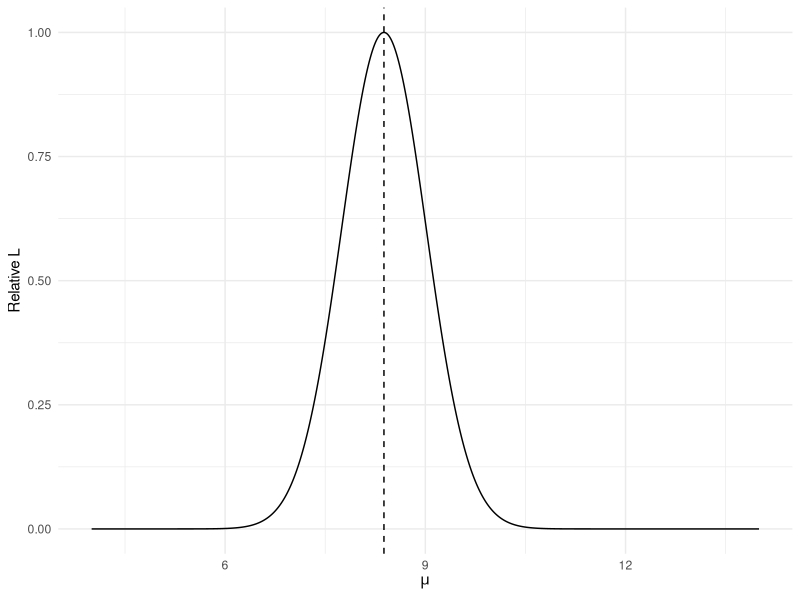

Generate this figure with R: (Note: this script raises an error after producing the figure.)
## ---- chunk 1
library(ggplot2)
library(viridis)
## ---- chunk 2
y <- c(11.8, 6.1, 7.1, 11.1, 5.8)
s2 <- 2
mu <- seq(4, 14, by = .01)
logL <- sapply(mu, function(m) -sum((y - m)^2) / (2 * s2))
likelihood_data <- data.frame(mu = mu, relative_L = exp(logL - max(logL)))
ggplot(likelihood_data, aes(x = mu, y = relative_L)) +
    geom_line() +
    geom_vline(xintercept = mean(y), linetype = "dashed") +
    labs(x = expression(mu), y = "Relative L") +
    theme_minimal()
## ---- chunk 3
set.seed(12345)
n_families <- 500

# True genetic parameters
p_allele <- 0.05 # Disease allele frequency
f_AA <- 0.8 # Penetrance for AA genotype
f_Aa <- 0.4 # Penetrance for Aa genotype
f_aa <- 0.01 # Penetrance for aa genotype

# Simulate family data
family_data <- data.frame()
ascertained_families <- 0

for (i in 1:n_families) {
    # Generate genotypes for 2 parents + 2 offspring
    family_genotypes <- data.frame()

    # Parents (random mating)
    for (parent in 1:2) {
        allele1 <- rbinom(1, 1, p_allele)
        allele2 <- rbinom(1, 1, p_allele)
        genotype <- allele1 + allele2 # 0=aa, 1=Aa, 2=AA
        family_genotypes <- rbind(
            family_genotypes,
            data.frame(
                family = i, person = paste0("parent", parent),
                genotype = genotype, is_offspring = FALSE
            )
        )
    }

    # Offspring (Mendelian transmission)
    for (child in 1:2) {
        # Get parental genotypes
        p1_geno <- family_genotypes$genotype[family_genotypes$person == "parent1"]
        p2_geno <- family_genotypes$genotype[family_genotypes$person == "parent2"]

        # Simulate inheritance
        p1_alleles <- c(rep(0, 2 - p1_geno), rep(1, p1_geno))
        p2_alleles <- c(rep(0, 2 - p2_geno), rep(1, p2_geno))

        inherited_allele1 <- sample(p1_alleles, 1)
        inherited_allele2 <- sample(p2_alleles, 1)
        child_genotype <- inherited_allele1 + inherited_allele2

        family_genotypes <- rbind(
            family_genotypes,
            data.frame(
                family = i, person = paste0("child", child),
                genotype = child_genotype, is_offspring = TRUE
            )
        )
    }

    # Generate phenotypes based on genotype-dependent penetrance
    family_genotypes$affected <- sapply(family_genotypes$genotype, function(g) {
        penetrance <- switch(as.character(g),
            "0" = f_aa,
            "1" = f_Aa,
            "2" = f_AA
        )
        rbinom(1, 1, penetrance)
    })

    # Ascertainment: family included if any offspring is affected
    any_affected_child <- any(family_genotypes$affected[family_genotypes$is_offspring])

    if (any_affected_child) {
        ascertained_families <- ascertained_families + 1
        family_genotypes$ascertained <- TRUE
        family_data <- rbind(family_data, family_genotypes)
    }
}

cat("Ascertained", ascertained_families, "families out of", n_families, "simulated")

# Create visualization demonstrating ascertainment bias
library(ggplot2)
library(dplyr)
library(viridis)

# Calculate observed vs true penetrances
observed_penetrances <- family_data %>%
    group_by(genotype) %>%
    summarise(
        n_total = n(),
        n_affected = sum(affected),
        obs_penetrance = n_affected / n_total,
        .groups = "drop"
    ) %>%
    mutate(
        genotype_label = case_when(
            genotype == 0 ~ "aa",
            genotype == 1 ~ "Aa",
            genotype == 2 ~ "AA"
        ),
        true_penetrance = case_when(
            genotype == 0 ~ f_aa,
            genotype == 1 ~ f_Aa,
            genotype == 2 ~ f_AA
        )
    )

# Create comparison plot
penetrance_data <- data.frame(
    genotype = rep(c("aa", "Aa", "AA"), 2),
    penetrance = c(observed_penetrances$true_penetrance, observed_penetrances$obs_penetrance),
    type = rep(c("True", "Observed (Ascertained)"), each = 3)
)

p1 <- ggplot(penetrance_data, aes(x = genotype, y = penetrance, fill = type)) +
    geom_col(position = "dodge", alpha = 0.8, width = 0.7) +
    geom_text(aes(label = sprintf("%.2f", penetrance)),
        position = position_dodge(width = 0.7), vjust = -0.5, size = 4
    ) +
    labs(
        x = "Genotype", y = "Disease Penetrance",
        title = "Ascertainment Bias in Genetic Studies",
        subtitle = "True vs Observed penetrances in ascertained families",
        fill = "Estimate Type",
        caption = "Ascertainment inflates all penetrance estimates but preserves relative genetic effects"
    ) +
    theme_minimal(base_size = 14) +
    scale_fill_viridis_d(end = 0.8) +
    scale_y_continuous(limits = c(0, 1), labels = scales::percent) +
    theme(legend.position = "bottom")

print(p1)
## ---- chunk 4

## ---- chunk 5
set.seed(2023)
n_sim <- 1000
n <- 100
true_mu <- 5
sigma <- 2
T_val <- 4

regular_estimates <- numeric(n_sim)
truncated_estimates <- numeric(n_sim)

truncated_loglik <- function(mu, sigma, y, T_val) {
    sum(dnorm(y, mu, sigma, log = TRUE)) - length(y) * log(1 - pnorm(T_val, mu, sigma))
}

for (i in 1:n_sim) {
    # Generate full sample and apply left truncation
    y_full <- rnorm(n, mean = true_mu, sd = sigma)
    y_trunc <- y_full[y_full > T_val]

    # Regular MLE (biased) = sample mean of truncated data
    regular_estimates[i] <- mean(y_trunc)

    # Truncated MLE using optimization (with sigma and T_val fixed)
    opt <- optimize(truncated_loglik,
        interval = c(2, 10), maximum = TRUE,
        sigma = sigma, y = y_trunc, T_val = T_val
    )
    truncated_estimates[i] <- opt$maximum
}

data_sim <- data.frame(
    estimate = c(regular_estimates, truncated_estimates),
    method = rep(c("Regular (Biased)", "Truncated (Correct)"), each = n_sim)
)

ggplot(data_sim, aes(x = estimate, fill = method)) +
    geom_density(alpha = 0.5) +
    geom_vline(xintercept = true_mu, linetype = "dashed", color = "black") +
    labs(
        x = expression(hat(mu)), y = "Density",
        title = "Distribution of MLEs over Simulations",
        fill = "Estimator"
    ) +
    theme_minimal(base_size = 16) +
    scale_fill_viridis_d()
